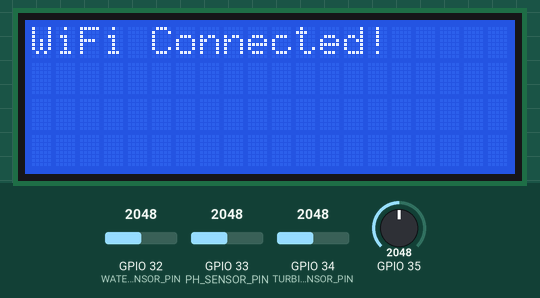
Recording of a sketch running on a simulated ESP32. On the bench: 20×4 character LCD. The inputs (shaded band) are chosen by the test bench; at power-on: GPIO 32 (WATER_LEVEL_SENSOR_PIN) = 2048, GPIO 33 (PH_SENSOR_PIN) = 2048, GPIO 34 (TURBIDITY_SENSOR_PIN) = 2048, GPIO 35 = 2048. WiFi joins after 1.5 s; servers stay silent unless stated; what the sketch prints to the serial monitor is not drawn.

Above: at 1.7 s.
At 3.8 s:
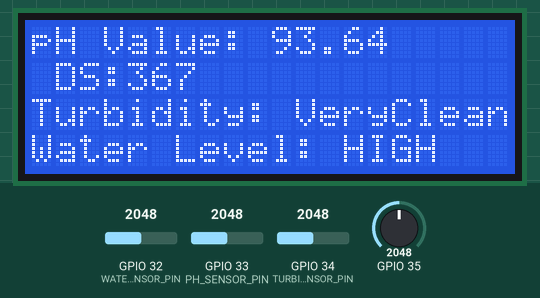

Measured:
- what the display in image 0 shows lasts 2.0 s, from 1.6 s to 3.6 s

The sketch:

WaterMonitoring.ino
```cpp
#include <Wire.h>
#include <LiquidCrystal_I2C.h>
#include <WiFi.h>
#include <WiFiClient.h>
#include "ThingSpeak.h" // Include the ThingSpeak library

// Pin Definitions
#define PH_SENSOR_PIN 33
#define TURBIDITY_SENSOR_PIN 34
#define WATER_LEVEL_SENSOR_PIN 32

LiquidCrystal_I2C lcd(0x27, 20, 4); // Ensure library is ESP32-compatible

namespace pin {
    const byte tds_sensor = 35;
}

namespace device {
    float aref = 3.3; // Vref, this is for 3.3v compatible controller boards.
}

namespace sensor {
    int ec = 0;
    unsigned int tds = 0;
    float ecCalibration = 1;
}

float calibration_value = 101.34 + 1.7;

// WiFi and ThingSpeak credentials
const char* ssid = "Sabbir";           // Replace with your WiFi SSID
const char* password = "19122918";   // Replace with your WiFi Password
unsigned long channelID = 2535462;   // Replace with your ThingSpeak Channel ID
const char* writeAPIKey = "DYLM3BJRLY18MAMF";    // Replace with your ThingSpeak Write API Key

WiFiClient client;

void setup() {
  pinMode(PH_SENSOR_PIN, INPUT);
  pinMode(TURBIDITY_SENSOR_PIN, INPUT);
  pinMode(WATER_LEVEL_SENSOR_PIN, INPUT);

  lcd.init();
  lcd.backlight();
  Serial.begin(115200); // Higher baud rate for ESP32
  lcd.clear();
  lcd.setCursor(0, 0);
  lcd.print("Connecting to WiFi");

  // Connect to WiFi
  WiFi.begin(ssid, password);
  while (WiFi.status() != WL_CONNECTED) {
    delay(500);
    Serial.print(".");
  }
  Serial.println("\nWiFi Connected!");
  lcd.clear();
  lcd.setCursor(0, 0);
  lcd.print("WiFi Connected!");

  ThingSpeak.begin(client); // Initialize ThingSpeak
  delay(2000);
  lcd.clear();
}

void loop() {
  // Read pH Value
  float phValue = readPH(PH_SENSOR_PIN);
  lcd.setCursor(0, 0);
  lcd.print("pH Value: ");
  lcd.print(phValue, 2); // Show 2 decimal places

  // Read TDS Value
  readTdsQuick();

  // Read Turbidity
  int ntu = readTurbidity(TURBIDITY_SENSOR_PIN);
  lcd.setCursor(0, 2);
  lcd.print("Turbidity: ");
  lcd.print(ntu);
  lcd.setCursor(11, 2);
  if (ntu < 10)
    lcd.print("VeryClean ");
  else if (ntu < 30)
    lcd.print("NormClean ");
  else
    lcd.print("VeryDirty");

  // Read Water Level
  int waterLevel = analogRead(WATER_LEVEL_SENSOR_PIN);
  lcd.setCursor(0, 3);
  lcd.print("Water Level: ");
  if (waterLevel == 0) {
    lcd.print("Empty  ");
  } else if (waterLevel < 350) {
    lcd.print("LOW    ");
  } else if (waterLevel < 510) {
    lcd.print("Medium ");
  } else {
    lcd.print("HIGH   ");
  }

  // Send data to ThingSpeak
  ThingSpeak.setField(1, phValue);         // Set Field 1 for pH
  ThingSpeak.setField(2, (long)sensor::tds);     // Set Field 2 for TDS
  ThingSpeak.setField(3, ntu);             // Set Field 3 for Turbidity
  ThingSpeak.setField(4, waterLevel);      // Set Field 4 for Water Level

  int response = ThingSpeak.writeFields(channelID, writeAPIKey);
  if (response == 200) {
    Serial.println("Data sent to ThingSpeak successfully!");
  } else {
    Serial.println("Error sending data to ThingSpeak. HTTP Response: " + String(response));
  }

  delay(15000); // Delay to avoid exceeding ThingSpeak update rate (15s minimum)
}

float readPH(int pin) {
  int buf[10];
  unsigned long avgValue = 0;

  // Collect 10 samples
  for (int i = 0; i < 10; i++) {
    buf[i] = analogRead(pin);
    delay(10);
  }

  // Sort and average middle values
  for (int i = 0; i < 9; i++) {
    for (int j = i + 1; j < 10; j++) {
      if (buf[i] > buf[j]) {
        int temp = buf[i];
        buf[i] = buf[j];
        buf[j] = temp;
      }
    }
  }

  for (int i = 2; i < 8; i++) {
    avgValue += buf[i];
  }

  float voltage = avgValue * 3.3 / 4096 / 6; // Convert for ESP32 ADC
  return -5.70 * voltage + calibration_value;
}

int readTurbidity(int pin) {
  int adcValue = analogRead(pin);
  adcValue = min(adcValue, 208); // Clamp to max range
  return map(adcValue, 0, 208, 300, 0);
}

void readTdsQuick() {
  // Read the raw analog value and convert to voltage
  float rawEc = analogRead(pin::tds_sensor) * device::aref / 4096.0;

  // Debugging: Print the raw analog value
  Serial.print(F("Raw Analog Value: "));
  Serial.println(rawEc);

  // Adjust this offset based on the sensor's dry reading (without immersion)
  float offset = 0.14; // Set this to the observed raw analog value in air

  // Apply calibration and offset compensation
  sensor::ec = (rawEc * sensor::ecCalibration) - offset;

  // If the EC is below zero after adjustment, set it to zero
  if (sensor::ec < 0) sensor::ec = 0;

  // Convert voltage value to TDS value using a cubic equation
  sensor::tds = (133.42 * pow(sensor::ec, 3) - 255.86 * sensor::ec * sensor::ec + 857.39 * sensor::ec) * 0.5;

  // Debugging: Print the TDS and EC values
  Serial.print(F("TDS: "));
  Serial.println(sensor::tds);
  Serial.print(F("EC: "));
  Serial.println(sensor::ec, 2);

  // Update the LCD with TDS and EC values
  lcd.setCursor(0, 1);
  lcd.print("TDS: ");
  lcd.setCursor(4, 1);
  lcd.print(sensor::tds);
}
```
